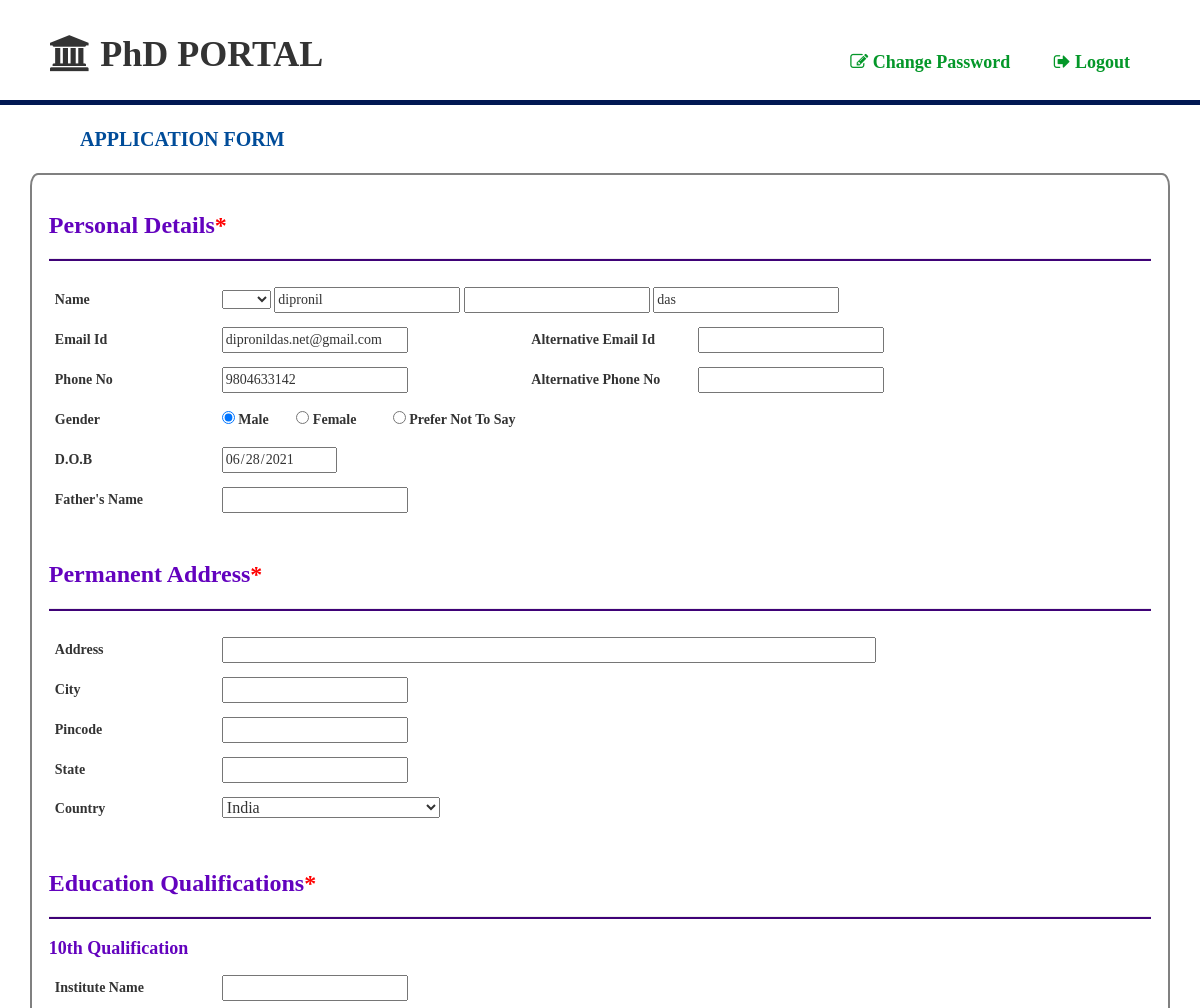
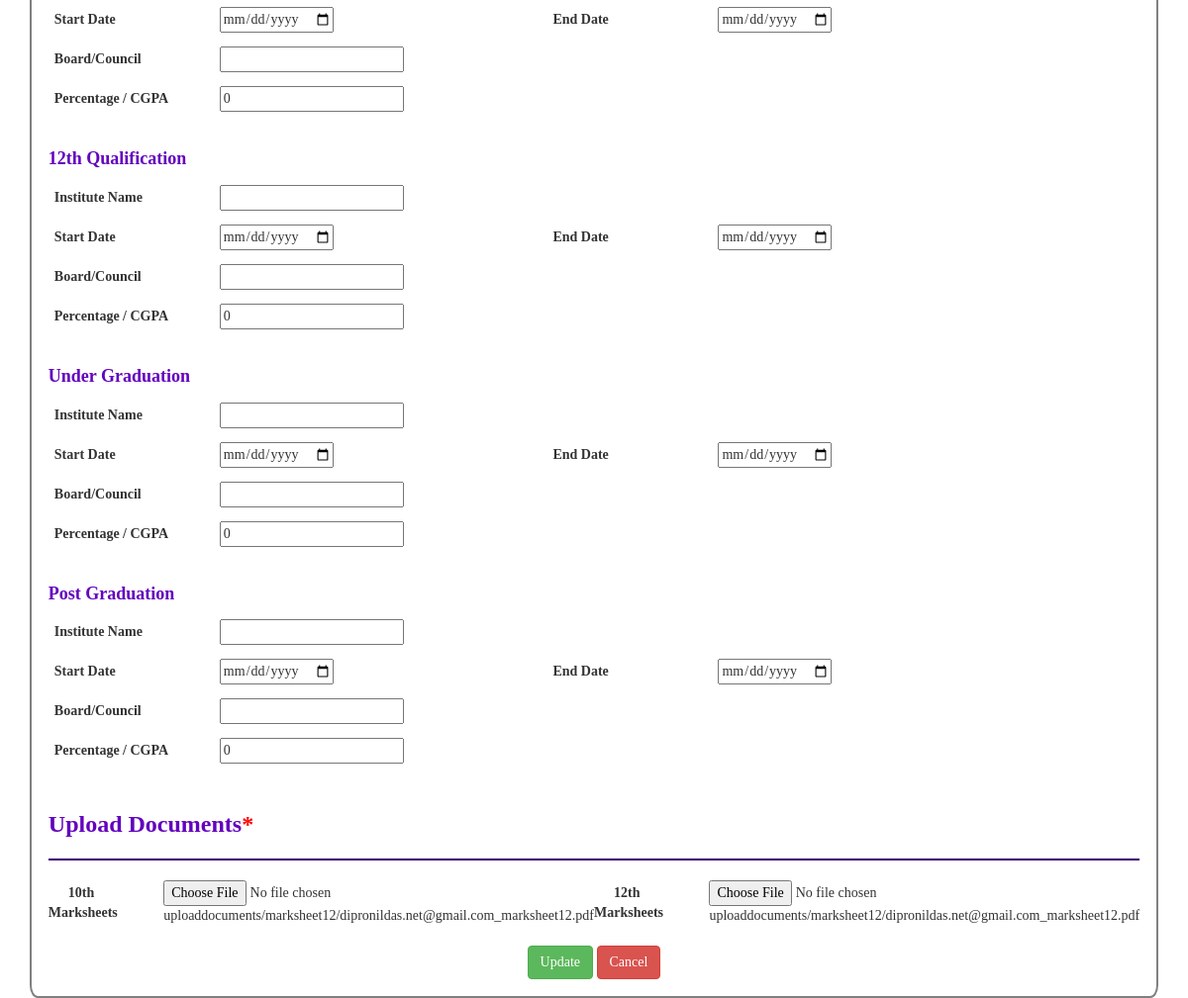
Page /User/viewapplication.php (signed in) on the committed database (2 pictures, top to bottom).
### tables this page shows
CREATE TABLE `userfull` (
  `id` int(11) NOT NULL,
  `user_id` int(11) NOT NULL,
  `title` varchar(10) NOT NULL,
  `alteremail` varchar(255) NOT NULL,
  `alterphone` varchar(255) NOT NULL,
  `fathername` varchar(255) NOT NULL,
  `address` varchar(255) NOT NULL,
  `city` varchar(255) NOT NULL,
  `pin` varchar(6) NOT NULL,
  `state` varchar(20) NOT NULL,
  `country` varchar(20) NOT NULL,
  `insti10` varchar(25) NOT NULL,
  `start10` date NOT NULL,
  `end10` date NOT NULL,
  `board10` varchar(25) NOT NULL,
  `per10` int(11) NOT NULL,
  `insti12` varchar(25) NOT NULL,
  `start12` date NOT NULL,
  `end12` date NOT NULL,
  `board12` varchar(25) NOT NULL,
  `per12` int(11) NOT NULL,
  `instigra` varchar(25) NOT NULL,
  `startgra` date NOT NULL,
  `endgra` date NOT NULL,
  `boardgra` varchar(25) NOT NULL,
  `pergra` int(11) NOT NULL,
  `instipo` varchar(25) NOT NULL,
  `startpo` date NOT NULL,
  `endpo` text NOT NULL,
  `boardpo` varchar(25) NOT NULL,
  `perpo` int(11) NOT NULL,
  `mark10` varchar(255) NOT NULL,
  `mark12` varchar(255) NOT NULL,
  `markgra` varchar(255) NOT NULL,
  `markpo` varchar(255) NOT NULL,
  `photo` varchar(255) NOT NULL,
  `sign` varchar(255) NOT NULL,
  `addressp` varchar(255) NOT NULL,
  `proforma` varchar(255) NOT NULL
);

CREATE TABLE `user` (
  `id` int(6) NOT NULL,
  `firstname` varchar(255) NOT NULL,
  `middlename` varchar(255) NOT NULL,
  `lastname` varchar(255) NOT NULL,
  `email` varchar(255) NOT NULL,
  `phone` varchar(255) NOT NULL,
  `gender` varchar(255) NOT NULL,
  `dob` date NOT NULL,
  `course` varchar(255) NOT NULL,
  `password` varchar(255) NOT NULL,
  `otp` int(11) NOT NULL,
  `is_profile` tinyint(4) NOT NULL DEFAULT '0',
  `is_approved` tinyint(4) NOT NULL DEFAULT '0',
  `is_payment` tinyint(4) NOT NULL DEFAULT '0',
  `is_synopsis` tinyint(4) NOT NULL
);

### config.php (called while the page is built, shortened)
<?php
	class config
	{
		protected $servername='localhost';
		protected $username='root';
		protected $pass='';
		protected $db='phdportal';
		function __construct()
		{
			$this->conn=new mysqli($this->servername,$this->username,$this->pass,$this->db);
		}
	}
	class database extends config
	{
		public function viewdata($email)
 		{
 			$result=mysqli_query($this->conn,"SELECT * FROM user,userfull WHERE email='$email' AND user.id=userfull.user_id");
 			return $result;
 		}
	}
?>

### User/viewapplication.php (the view, shortened to what this page needs)
<!DOCTYPE html>
<html lang="en">
<head>
    <link rel="stylesheet" href="https://cdn.jsdelivr.net/npm/bootstrap@4.6.0/dist/css/bootstrap.min.css"
>
    <link rel="stylesheet" href="https://maxcdn.bootstrapcdn.com/bootstrap/3.3.7/css/bootstrap.min.css">
    <link rel="stylesheet" type="text/css"
        href="https://cdnjs.cloudflare.com/ajax/libs/font-awesome/4.7.0/css/font-awesome.css">
    <link rel="stylesheet" href="https://maxcdn.bootstrapcdn.com/bootstrap/3.3.7/css/bootstrap.min.css">
    <link rel="stylesheet" href="https://cdnjs.cloudflare.com/ajax/libs/font-awesome/4.7.0/css/font-awesome.css">
    <link rel="stylesheet" href="css/profile.css">
    <link rel="stylesheet" href="css/partial/nav1.css">
</head>
<body>
    <?php include 'partial/nav1.php'; ?>
    <div class="row">Application Form</div>
    <div class="container">
        <?php
	        include("../config.php");
	        $obj=new database;
	        $row=$obj->viewdata($_SESSION['email']);
	        $arr=mysqli_fetch_array($row);
        ?>
        <form action="../server.php" method="post" enctype="multipart/form-data">
            <h3>Personal Details<span class="required"></h3>
            <hr>
            <div class="info">
                <label>Name</label>
                <select name="title">
                    <option></option>
                    <option <?php if($arr['title']=="Mr.") echo "selected";?>>Mr.</option>
                </select>
                <input type="text" name="firstname" value="<?php echo $arr['firstname']; ?>" readonly>
                <input type="text" name="" value="<?php echo $arr['middlename']; ?>" readonly>
                <input type="text" name="" value="<?php echo $arr['lastname']; ?>" readonly>
            </div>
            <div class="info">
                <label>Email Id</label>
                <input type="email" name="email" value="<?php echo $arr['email']; ?>" readonly>
                <label class="dur1">Alternative Email Id</label>
                <input type="email" name="alteremail" value="<?php echo $arr['alteremail']; ?>">
            </div>
            <div class="info">
                <label>Phone No</label>
                <input type="text" pattern="[0-9]{10}" maxlength="10" value="<?php echo $arr['phone']; ?>" readonly>
                <label class="dur1">Alternative Phone No</label>
                <input type="text" pattern="[0-9]{10}" maxlength="10" name="alterphone" value="<?php echo $arr['alterphone']; ?>">
            </div>
            <div class="info">
                <label>Gender</label>
                <input type="radio" id="male" name="gender" class="gender"
                    <?php if($arr['gender']=="male") echo "checked";?> value="male">
                <label for="male" style="width: 5%;">Male</label>
                <input class="gender" type="radio" id="female" name="gender" value="female"
                    <?php if($arr['gender']=="female") echo "checked";?>>
                <label for="female" style="width: 7%;">Female</label>
                <input class="gender" type="radio" id="other" name="gender" value="other"
                    <?php if($arr['gender']=="other") echo "checked";?>>
                <label for="other" style="width: 15%;display:inline;">Prefer Not To Say</label>
            </div>
            <div class="info">
                <label>D.O.B</label>
                <input type="date" value="<?php echo $arr['dob']; ?>" readonly>
            </div>
            <div class="info">
                <label>Father's Name</label>
                <input type="text" name="fathername" value="<?php echo $arr['fathername']; ?>">
            </div>
            <br>
            <h3>Permanent Address<span class="required"></span></h3>
            <hr>
            <div class="info">
                <label>Address</label>
                <input type="text" name="address" style="width: 60%;" value="<?php echo $arr['address']; ?>">
            </div>
            <div class="info">
                <label>City</span></label>
                <input type="text" name="city" value="<?php echo $arr['city']; ?>">
            </div>
            <div class="info">
                <label>Pincode</label>
                <input type="text" pattern="[0-9]{6}" maxlength="6" name="pin" value="<?php echo $arr['pin']; ?>">
            </div>
            <div class="info">
                <label>State</label>
                <input type="text" name="state" value="<?php echo $arr['state']; ?>">
            </div>
            <div class="info">
                <label>Country</label>
                <select name="country" style="width:20%; font-size:16px;" >
                    <option <?php if($arr['country']=="India") echo "selected";?>>India</option>
                </select>
            </div>
            <br>
            <h3>Education Qualifications<span class="required"></h3>
            <hr>
            <h4>10th Qualification</h4>
            <div class="info">
                <label>Institute Name</label>
                <input type="text" name="insti10" value="<?php echo $arr['insti10']; ?>">
            </div>
            <div class="info">
                <label>Start Date</label>
                <input type="date" name="start10" value="<?php echo $arr['start10']; ?>">
                <label class="dur">End Date</label>
                <input type="date" name="end10" value="<?php echo $arr['end10']; ?>">
            </div>
            <div class="info">
                <label>Board/Council</label>
                <input type="text" name="board10" value="<?php echo $arr['board10']; ?>">
            </div>
            <div class="info">
                <label>Percentage / CGPA</label>
                <input type="number" name="per10" value="<?php echo $arr['per10']; ?>">
            </div>
            <br>
            <h4>12th Qualification</h4>
            <div class="info">
                <label>Institute Name</label>
                <input type="text" name="insti12" value="<?php echo $arr['insti12']; ?>">
            </div>
            <div class="info">
                <label>Start Date</label>
                <input type="date" name="start12" value="<?php echo $arr['start12']; ?>">
                <label class="dur">End Date</label>
                <input type="date" name="end12" value="<?php echo $arr['end12']; ?>">
            </div>
            <div class="info">
                <label>Board/Council</label>
                <input type="text" name="board12" value="<?php echo $arr['board12']; ?>">
            </div>
            <div class="info">
                <label>Percentage / CGPA</label>
                <input type="number" name="per12" value="<?php echo $arr['per12']; ?>">
            </div>
            <br>
            <h4>Under Graduation</h4>
            <div class="info">
                <label>Institute Name</label>
                <input type="text" name="instigra" value="<?php echo $arr['instigra']; ?>">
            </div>
            <div class="info">
                <label>Start Date</label>
                <input type="date" name="startgra" value="<?php echo $arr['startgra']; ?>">
                <label class="dur">End Date</label>
                <input type="date" name="endgra" value="<?php echo $arr['endgra']; ?>">
            </div>
            <div class="info">
                <label>Board/Council</label>
                <input type="text" name="boardgra" value="<?php echo $arr['boardgra']; ?>">
            </div>
            <div class="info">
                <label>Percentage / CGPA</label>
                <input type="number" name="pergra" value="<?php echo $arr['pergra']; ?>">
            </div>
            <br>
            <h4>Post Graduation</h4>
            <div class="info">
                <label>Institute Name</label>
                <input type="text" name="instipo" value="<?php echo $arr['instipo']; ?>">
            </div>
            <div class="info">
                <label>Start Date</label>
                <input type="date" name="startpo" value="<?php echo $arr['startpo']; ?>">
                <label class="dur">End Date</label>
                <input type="date" name="endpo" value="<?php echo $arr['endpo']; ?>">
            </div>
            <div class="info">
                <label>Board/Council</label>
                <input type="text" name="boardpo" value="<?php echo $arr['boardpo']; ?>">
            </div>
            <div class="info">
                <label>Percentage / CGPA</label>
                <input type="number" name="perpo" value="<?php echo $arr['perpo']; ?>">
            </div>
            <br>
            <h3>Upload Documents<span class="required"></h3>
            <hr>
            <table>
                <tr>
                    <td><label>10th Marksheets</label></td>
                    <td><input type="file" name="mark10" accept="application/pdf"><?php echo $arr['mark12']; ?></td>
                    <td><label>12th Marksheets</label></td>
                    <td><input type="file" name="mark12" accept="application/pdf"><?php echo $arr['mark12']; ?></td>
                </tr>
            </table>
            <br>
            <div class="button">
                <button class="btn btn-success" name="updateregister" onclick="return confirm('sure to edit ?')">Update</button>
                <button type="button" class="btn btn-danger" onclick="document.location='yetapproved.php'">Cancel</button>
            </div>
        </form>
    </div>
</body>
</html>

### admin/partial/nav1.php (shortened to what this page needs)
<nav>
    <h1><i class="fa fa-university" aria-hidden="true"></i> PhD PORTAL</h1>
    <div class="navigation" id="myTopnav">
        <a href="#"><i class="fa fa-edit" aria-hidden="true"></i> Change Password</a>
        <a href="../logout.php"><i class="fa fa-sign-out" aria-hidden="true"></i> Logout</a>
    </div>
</nav>

### User/css/profile.css (style rules this page uses)
* { box-sizing: border-box; }
body { margin: 0; cursor: pointer; overflow-x: hidden; font-family: Cambria, Cochin, Georgia, Times, 'Times New Roman', serif; }
nav { overflow: hidden; padding: 15px 50px; border-bottom: 5px solid #011853; background-color: white; }
nav h1 { font-family: Georgia, 'Times New Roman', Times, serif; font-weight: bold; }
.navigation { float: right; margin-top: -35px; }
.navigation a { font-size: 18px; color: rgb(4, 151, 41); font-family: Georgia; font-weight: bolder; padding: 20px; text-decoration: none; }
.row { font-size: 20px; color: #004C99; font-family: Cambria; font-weight: bolder; padding: 20px; text-transform: uppercase; text-decoration: none; margin-left: 5%; }
.container { background-color: white; padding: 1.4%; border-radius: 0.7%; border: 2px solid grey; }
.container h3, h4 { font-weight: bold; color: rgb(99, 2, 190); font-family: Cambria; }
.container label { width: 15%; }
.container select { font-size: 14px; }
.info { padding: 6px; }
.info .dur1 { margin-left: 11%; }
.info .dur { margin-left: 20%; }
table label { width: 50%; display: inline; padding: 20px; }
table tr { padding: 10px; }
hr { height: 2px; background-color: rgb(63, 2, 119); }
.button { text-align: center; margin: 0 auto; display: block; }
.required::before { content: "*"; color: red; }

### admin/css/partial/nav1.css (style rules this page uses)
nav { overflow: hidden; padding: 15px 50px; border-bottom: 5px solid #011853; background-color: white; }
nav h1 { font-family: Georgia, 'Times New Roman', Times, serif; font-weight: bold; }
.navigation { float: right; margin-top: -35px; }
.navigation a { font-size: 18px; color: rgb(4, 151, 41); font-family: Georgia; font-weight: bolder; padding: 20px; text-decoration: none; }

### rows in the picture
userfull: firstname "dipronil", user.lastname "das", email "dipronildas.net@gmail.com", user.phone "9804633142", user.dob "06/28/2021", country "India", per10 "0", per12 "0", pergra "0", perpo "0", mark12 "uploaddocuments/marksheet12/dipronildas.net@gmail.com_marksheet12.pdf"
user: gender "☑ Male", gender "☐ Female", gender "☐ Prefer Not To Say"
